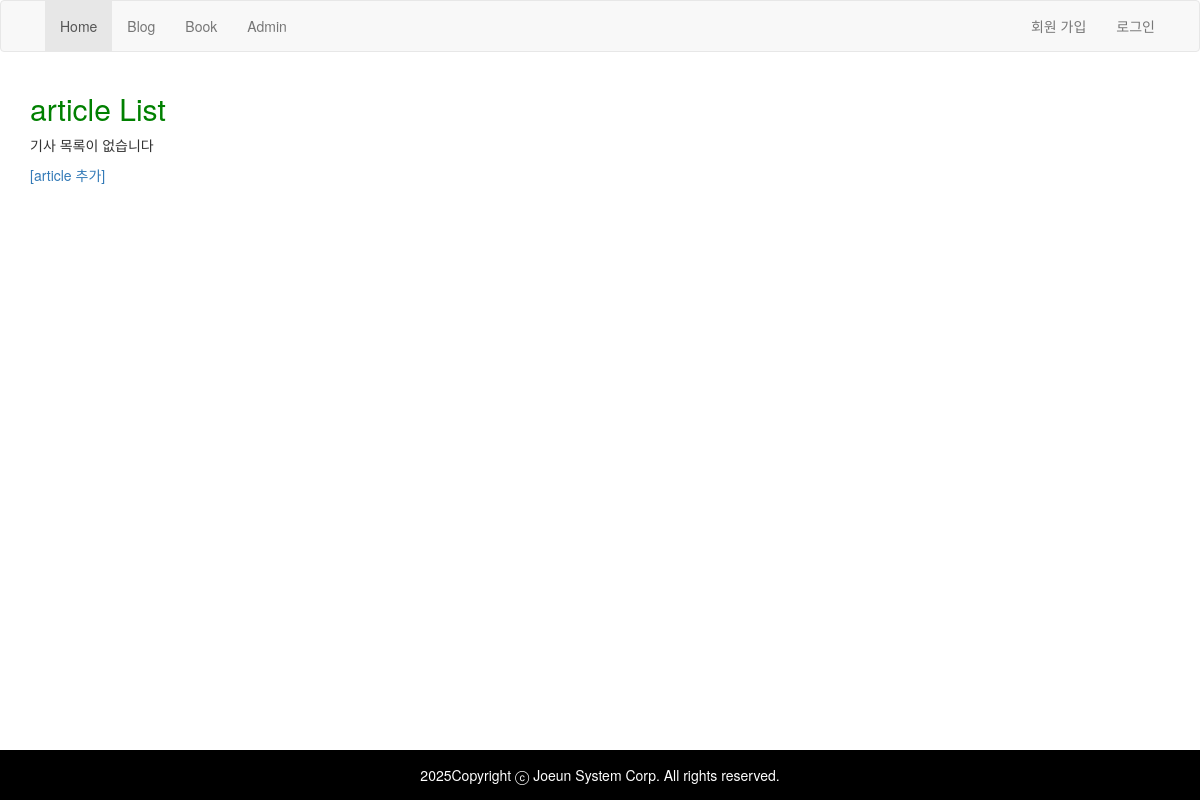
The app's page /article/, older data.
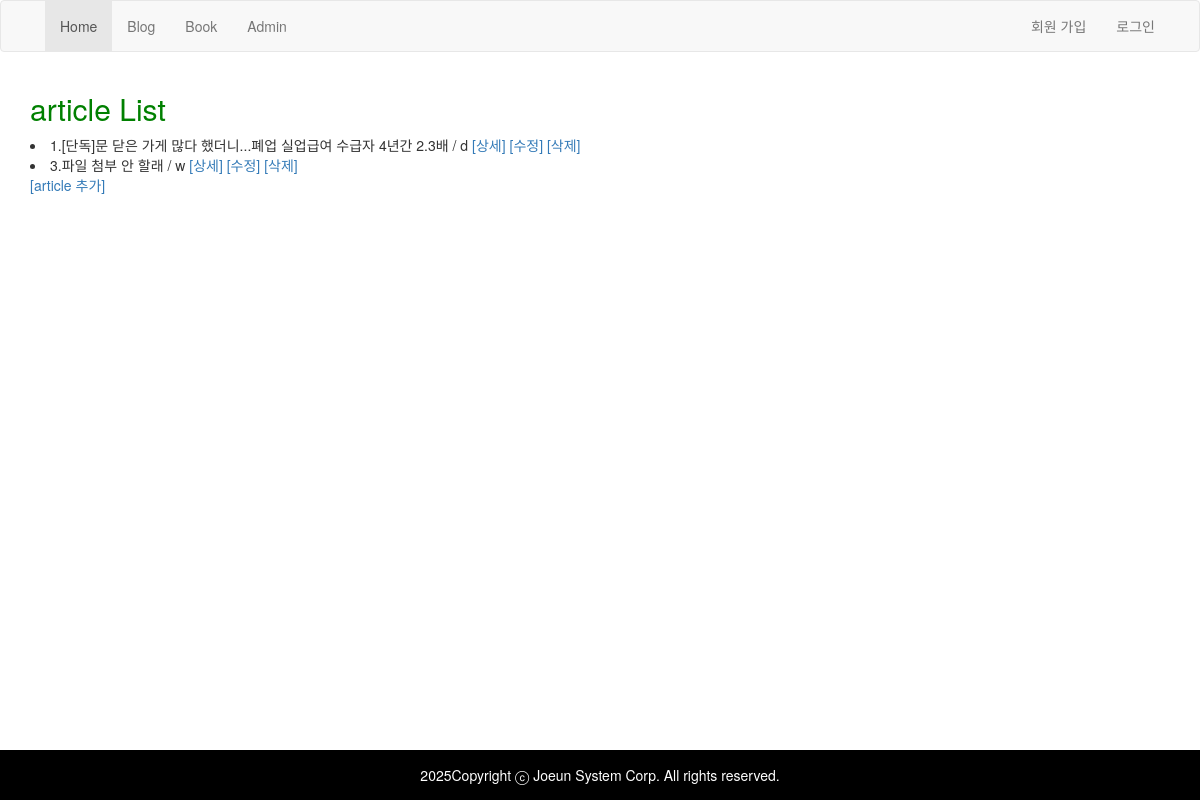
The same page, newer data.
### article/models.py (models this page shows, shortened)
class Article(models.Model):
  title = models.CharField(verbose_name='기사제목', max_length=100)
  body  = models.TextField(verbose_name='기사본문')
  status = models.CharField(max_length=1, choices=STATUS_CHOICES)
  photo = models.ImageField(blank=True, upload_to=article_photo_path)

### article/templates/article/article_list.html (shortened to what this page needs)
{% extends "base.html" %}
{% block content %}
 <h2>article List</h2>
  {% for article in article_list %}
    <li>
       {{article.id}}.{{article.title}} / {{article.status}}
        <a href="{% url 'article:detail' article.id %}">[상세]</a>
        <a href="{% url 'article:edit' article.id %}">[수정]</a>
        <a href="{% url 'article:delete' article.id %}">[삭제]</a>
    </li>
  {% empty %}
     <p>기사 목록이 없습니다</p>
  {% endfor %}
  <a href="{% url 'article:new' %}">[article 추가]</a>
{% endblock  %}

Row changes from the older to the newer data that the page shows:
added Article: id "1", title "[단독]문 닫은 가게 많다 했더니...폐업 실업급여 수급자 4년간 2.3배", status "d"
added Article: id "3", title "파일 첨부 안 할래", status "w"
Text that changed along with them:
text no longer shown: "기사 목록이 없습니다"
